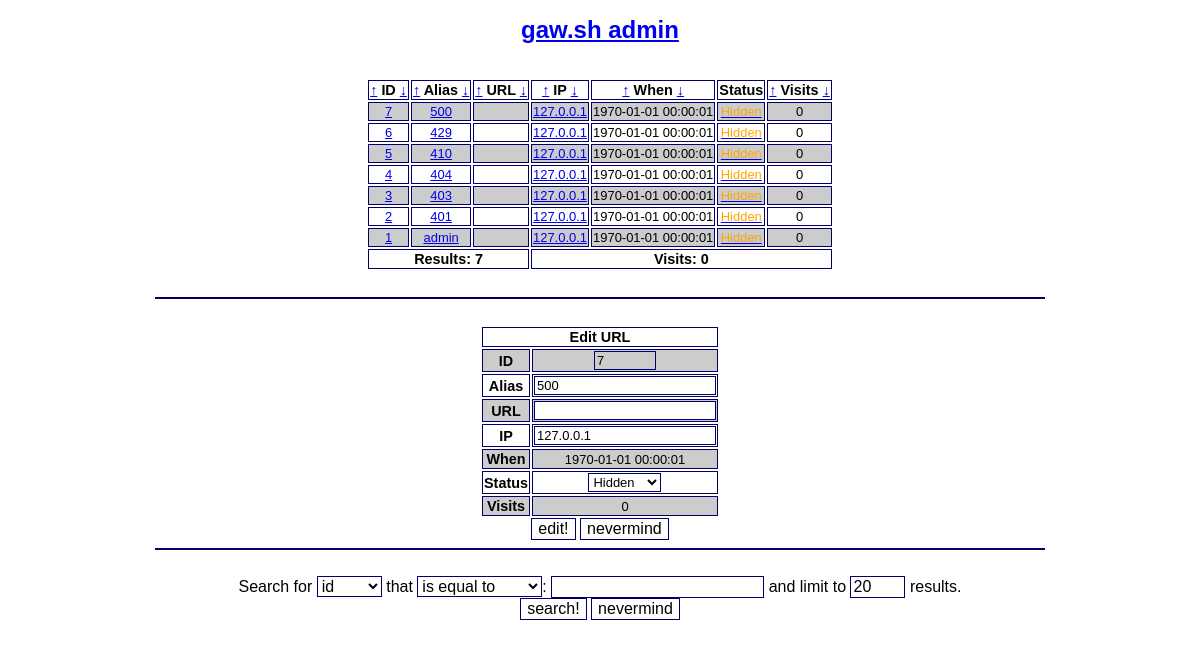
/admin/index.php?do=edit&id=7, run on the app's committed database.
### tables this page shows
CREATE TABLE IF NOT EXISTS `urls` (
  `id` int(10) unsigned NOT NULL AUTO_INCREMENT,
  `alias` varchar(50) NOT NULL,
  `url` text NOT NULL,
  `ip` varchar(39) NOT NULL,
  `time` timestamp DEFAULT CURRENT_TIMESTAMP,
  `status` enum('-1','0','1') NOT NULL DEFAULT '1',
  PRIMARY KEY (`id`),
  UNIQUE KEY `alias` (`alias`)
);

### admin/index.php (the view, shortened to what this page needs)
<?php
require('config.php');
function displayStatus ($id, $status) {
	switch ($status) {
		default:
			$color = 'orange';
			$name = 'Hidden';
			$watdo = 'enable';
	}
	$out = "<a onclick=\"return confirm('Are you sure?');\" href=\"/admin/?do=$watdo&id=$id\"><font color=\"$color\">$name</font></a>";
	return $out;
}
function howmanyVisits ($id) {
	global $link;
	$howmanyvisits = $link->prepare("SELECT COUNT(*) FROM `visits` WHERE `id` = :id");
	$howmanyvisits->bindValue(':id', $id, PDO::PARAM_INT);
	$howmanyvisits->execute();
	return $howmanyvisits->fetchColumn();
}
try {
	$link = new PDO("mysql:host=$sqlhost;dbname=$sqldb", $sqluser, $sqlpass);
} catch (PDOException $e) {
	die ('Cannot connect to DB!');
}
if ( (isset($_POST['limit'])) && (is_numeric($_POST['limit'])) ) {
	$limit = $_POST['limit'];
	setcookie('limit', $limit);
} elseif ( (isset($_COOKIE['limit'])) && (is_numeric($_COOKIE['limit'])) ) {
	$limit = $_COOKIE['limit'];
} elseif ( (isset($_GET['limit'])) && (is_numeric($_GET['limit'])) ) {
	$limit = $_GET['limit'];
} else {
	$limit = 20;
}
$sortby = 'id';
$sorthow = 'desc';
if (!isset($listurls)) {
	if ($sortby == 'visits') {
		$listurls = $link->prepare("SELECT `urls`.*, count(`visits`.`id`) AS `visitors` FROM `urls` INNER JOIN `visits` ON `visits`.`id` = `urls`.`id` GROUP BY `visits`.`id` ORDER BY `visitors` $sorthow LIMIT $limit");
	} else {
		$listurls = $link->prepare("SELECT * FROM `urls` ORDER BY `$sortby` $sorthow LIMIT $limit");
	}
	$listurls->execute();
}
$counturls = $listurls->rowCount();
?>
<!DOCTYPE html>
<html>
<head>
<link rel="stylesheet" type="text/css" href="/gawsh.css">
</head>
<body>
<h1><a href="/admin/">gaw.sh admin</a></h1><br>
<?php
if ($counturls == '0') {
	echo "<i>No results</i><br><br>\n";
} else {
	echo "<table align=\"center\">\n";
	echo "<tr>\n";
	echo "<th><a href=\"?sortby=id&sorthow=asc\">&uarr;</a> ID <a href=\"?sortby=id&sorthow=desc\">&darr;</a></th>\n";
	echo "<th><a href=\"?sortby=alias&sorthow=asc\">&uarr;</a> Alias <a href=\"?sortby=alias&sorthow=desc\">&darr;</a></th>\n";
	echo "<th><a href=\"?sortby=url&sorthow=asc\">&uarr;</a> URL <a href=\"?sortby=url&sorthow=desc\">&darr;</a></th>\n";
	echo "<th><a href=\"?sortby=ip&sorthow=asc\">&uarr;</a> IP <a href=\"?sortby=ip&sorthow=desc\">&darr;</a></th>\n";
	echo "<th><a href=\"?sortby=time&sorthow=asc\">&uarr;</a> When <a href=\"?sortby=time&sorthow=desc\">&darr;</a></th>\n";
	echo "<th>Status</th>\n";
	echo "<th><a href=\"?sortby=visits&sorthow=asc\">&uarr;</a> Visits <a href=\"?sortby=visits&sorthow=desc\">&darr;</a></th>\n";
	echo "</tr>\n";
	$totalvisits = 0;
	while ($row = $listurls->fetch(PDO::FETCH_ASSOC)) {
		$visits = howmanyVisits($row['id']);
		$totalvisits = $totalvisits + $visits;
		echo "<tr>\n";
		echo "<td align=\"center\"><a href=\"?do=edit&id=" . $row['id'] . "#edit\">" . $row['id'] . "</a></td>\n";
		echo "<td align=\"center\"><a href=\"/" . $row['alias'] . "\" target=\"_blank\">" . $row['alias'] . "</a></td>\n";
		echo '<td><a href="' . $row['url'] . '" target="_blank">';
		echo "</a></td>\n";
		echo "<td align=\"center\"><a onclick=\"return confirm('Are you REALLY sure?');\" href=\"/admin/?do=disableip&ip=" . $row['ip'] . "\">" . $row['ip'] . "</a></td>\n";
		echo "<td align=\"center\">" . $row['time'] . "</td>\n";
		echo "<td align=\"center\">" . displayStatus($row['id'], $row['status']) . "</td>\n";
		echo "<td align=\"center\">" . $visits . "</td>\n";
		echo "</tr>\n";
	}
	echo "<tr>\n";
	echo "<th colspan=\"3\">Results: $counturls</td>\n";
	echo "<th colspan=\"4\">Visits: $totalvisits</td>\n";
	echo "</tr>\n";
	echo "</table><br><hr><br>\n";
}
if ( (isset($_GET['do'])) && ($_GET['do'] == 'edit') && (isset($_GET['id'])) && (is_numeric($_GET['id'])) ) {
	$editid = $_GET['id'];
	$editform = $link->prepare("SELECT * FROM `urls` WHERE `id` = :id");
	$editform->bindValue(':id', $editid, PDO::PARAM_INT);
	$editform->execute();
	if ($editform->rowCount() != 0) {
		echo "<form method=\"post\" action=\"/admin/?do=edit&id=" . $editid . "#edit\">\n";
		echo "<table align=\"center\">\n";
		echo "<tr>\n";
		echo "<th colspan=\"2\"><a name=\"edit\">Edit URL</a></th>\n";
		echo "</tr>\n";
		while ($editrow = $editform->fetch(PDO::FETCH_ASSOC)) {
			$editvisits = howmanyVisits($editrow['id']);
			echo "<tr>\n";
			echo "<th>ID</th>\n";
			echo "<td><input type=\"text\" name=\"editid\" size=\"5\" style=\"background-color: #ccc\" value=\"" . $editrow['id'] . "\" readonly></td>\n";
			echo "</tr>\n";
			echo "<tr>\n";
			echo "<th>Alias</th>\n";
			echo "<td><input type=\"text\" name=\"editalias\" value=\"" . $editrow['alias'] . "\"></td>\n";
			echo "</tr>\n";
			echo "<tr>\n";
			echo "<th>URL</th>\n";
			echo "<td><input type=\"text\" name=\"editurl\" size=\"" . strlen($editrow['url']) . "\" value=\"" . $editrow['url'] . "\"></td>\n";
			echo "</tr>\n";
			echo "<tr>\n";
			echo "<th>IP</th>\n";
			echo "<td><input type=\"text\" name=\"editip\" value=\"" . $editrow['ip'] . "\"></td>\n";
			echo "</tr>\n";
			echo "<tr>\n";
			echo "<th>When</th>\n";
			echo "<td>" . $editrow['time'] . "</td>\n";
			echo "</tr>\n";
			echo "<tr>\n";
			echo "<th>Status</th>\n";
			echo "<td>\n";
			echo "<select name=\"editstatus\">\n";
			echo "<option value=\"-1\" "; if ($editrow['status'] == '-1') { echo 'selected'; } echo ">Hidden</option>\n";
			echo "</select>\n";
			echo "</td>\n";
			echo "</tr>\n";
			echo "<tr>\n";
			echo "<th>Visits</th>\n";
			echo "<td>" . $editvisits . "</td>\n";
			echo "</tr>\n";
		}
		echo "</table>\n";
		echo "<input type=\"submit\" value=\"edit!\">\n";
		echo "<input type=\"reset\" value=\"nevermind\">\n";
		echo "</form>\n";
		echo "<hr><br>\n";
	}
}
?>
<form method="post" action="/admin/?do=search">
Search for
<select name="field">
<option value="id">id</option>
</select>
that
<select name="how">
<option value="equal">is equal to</option>
</select>:
<input type="text" name="value">
and limit to <input type="text" name="limit" value="<?php echo $limit; ?>" size="3" maxlength="5"> results.<br>
<input type="submit" value="search!">
<input type="reset" value="nevermind">
</form>
</body>
</html>

### gawsh.css (style rules this page uses)
h1 { color: #006; font-size: 1.5em; font-family: Tahoma, Verdana, sans-serif; }
body { font-family: Tahoma, Verdana, sans-serif; font-size: 1em; text-align: center; }
a:link, a:visited, a:active, a:hover { font-family: Tahoma, Verdana, sans-serif; font-size: 1em; text-decoration: underline; }
hr { border: 1px solid #006; color: #006; width: 75%; }
input, button, textarea, select, option { border: 1px solid #006; font-family: Tahoma, Verdana, sans-serif; font-size: 1em; background-color: #fff; }
table { margin-left: auto; margin-right: auto; border: none; font-family: Tahoma, Verdana, sans-serif; font-size: 0.9em; }
td { border: 1px solid #006; font-family: Tahoma, Verdana, sans-serif; font-size: 0.9em; }
th { border: 1px solid #006; font-family: Tahoma, Verdana, sans-serif; font-size: 1em; }
tr:nth-child(2n+1) { background-color: #fff; }
tr:nth-child(2n) { background-color: #ccc; }

### data on the page
urls: id "7", alias "500", ip "127.0.0.1", time "1970-01-01 00:00:01", status "Hidden", visits "0", editid "7", editalias "500", editip "127.0.0.1", editstatus "Hidden", editvisits "0"
urls: id "6", alias "429", ip "127.0.0.1", time "1970-01-01 00:00:01", status "Hidden", visits "0"
urls: id "5", alias "410", ip "127.0.0.1", time "1970-01-01 00:00:01", status "Hidden", visits "0"
urls: id "4", alias "404", ip "127.0.0.1", time "1970-01-01 00:00:01", status "Hidden", visits "0"
urls: id "3", alias "403", ip "127.0.0.1", time "1970-01-01 00:00:01", status "Hidden", visits "0"
urls: id "2", alias "401", ip "127.0.0.1", time "1970-01-01 00:00:01", status "Hidden", visits "0"
urls: id "1", alias "admin", ip "127.0.0.1", time "1970-01-01 00:00:01", status "Hidden", visits "0"

### other printed values
$counturls "7"
$totalvisits "0"
